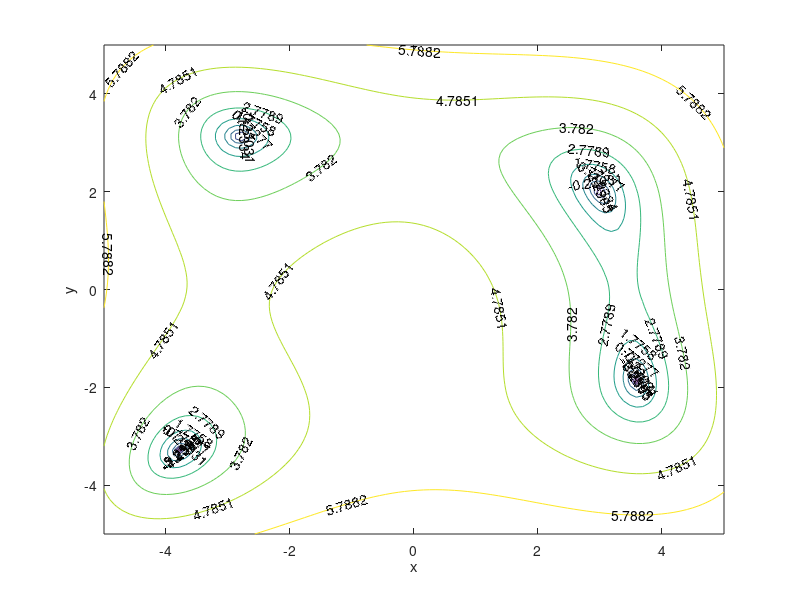

The MATLAB script that drew this image: (Note: this script raises an error after producing the figure.)
%Particle Swarm Optimization (PSO)
%Maximilian Salén 970105-1576
%2022-09-28
clear all
close all
clc
%% Find local minimas using contour Plot

format long

rangeX = linspace(-5,5);
rangeY = linspace(-5,5);
[X,Y] = meshgrid(rangeX,rangeY);
a = 0.01;
f = log(a+(X.^2 + Y-11).^2 + (X+Y.^2-7).^2);
contour(X,Y,f,'Showtext','on')
xlabel('x')
ylabel('y')


%% Parameters
maxIterations = 50000;
swarmSize = 35;

c1 = 2;
c2 = 2;
wMax = 1.4;
beta = 0.98;
wMin = 0.4;
deltaT = 1;
alpha = 1;

xMax = rangeX(end);
xMin = rangeX(1);
yMax = rangeY(end);
yMin = rangeY(1);
vMax = xMax;


%% Initialization

%Initialize swarm containing particles with random velocities and positions
for j=1:swarmSize
   randomNumberOne = rand;
   randomNumberTwo = rand;
   randomNumberThree = rand;
   randomNumberFour = rand;

   x(j) = xMin+randomNumberOne*(xMax-xMin);
   y(j) = yMin+randomNumberTwo*(yMax-yMin);
   xVelocity(j) = (alpha/deltaT)*(-(xMax-xMin)/2+randomNumberThree*(xMax-xMin));
   yVelocity(j) = (alpha/deltaT)*(-(yMax-yMin)/2+randomNumberFour*(yMax-yMin));
   
   velocities = [xVelocity;yVelocity]'; %Save velocity
   coordinates = [x;y]';                %Save coordinates
    
   % Evaluate particles
   storeEvaluateFunction = EvaluateFunction(coordinates)';
   [globalBestValue,globalBestIndex] = min(storeEvaluateFunction); %save the global best value and its index
   bestPerformance = coordinates(globalBestIndex,:);
   bestPosition = coordinates;
end


for k=1:maxIterations
    for i=1:swarmSize
       position = coordinates(i,:);
       evaluatedPosition = EvaluateFunction(position);
        
       if evaluatedPosition < EvaluateFunction(bestPosition(i,:))
          bestPosition(i,:) = position;
       end
    
       if evaluatedPosition < globalBestValue
          bestPerformance = position;
          globalBestValue = evaluatedPosition;  
       end
    
    end

    % Update velocity and position
    r = rand(swarmSize,1);
    q = rand(swarmSize,1);
    velocities = wMax.*velocities + c1*q.*(bestPosition-coordinates) + c2*r.*(bestPerformance-coordinates);
    velocities(velocities>vMax) = vMax;
    velocities(velocities<-vMax) = -vMax;
    
    coordinates = position + velocities;
    wMax = wMax*beta;
    
    
    %Set minimum inertia
    if wMax < wMin
        wMax = wMin;
    end


end


fprintf('Best position\n');
fprintf(' %4.15f\t',bestPerformance);
fprintf('\nFunction value of best position\n');
fprintf(' %4.30f\n',globalBestValue);